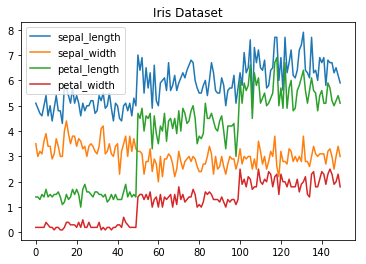

The Python source for this figure:
import matplotlib.pyplot as plt


# get columns to plot
columns = iris.columns.drop(['class'])
# create x data
x_data = range(0, iris.shape[0])
# create figure and axis
fig, ax = plt.subplots()
# plot each column
for column in columns:
    ax.plot(x_data, iris[column])
# set title and legend
ax.set_title('Iris Dataset')
ax.legend()
